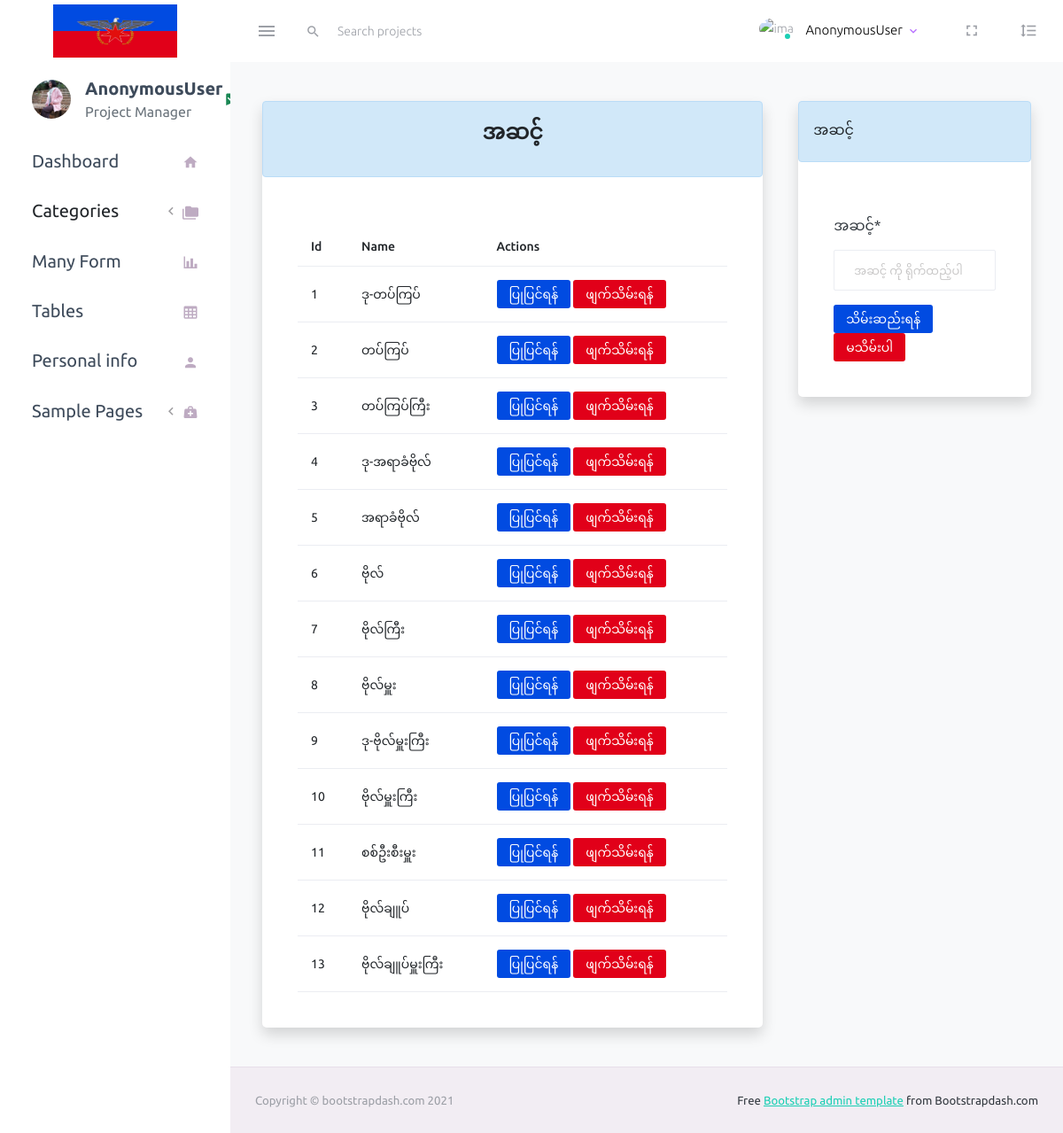
The app's page /rank/create with its own data.
### myapp/models.py (models this page shows, shortened)
class Rank(models.Model):
   name = models.CharField(max_length=50)

### myapp/views.py (the view)
# urls.py: path('rank/create', views.create_rank, name="rank"),
def create_rank(request):
    add = 'add_rank'
    form = RankForm()
    ranks = Rank.objects.all()
    if request.method == 'POST':
        form = RankForm(request.POST)
        if form.is_valid():
            form.save()
            return redirect('rank')
    context = {
        'add':add,
        'form':form,
        'ranks':ranks
    }
    return render(request, 'category/rank.html', context)

### myapp/forms.py
class RankForm(forms.ModelForm):
   class Meta:
      model = Rank
      fields = "__all__"
      labels = {
         'name':'အဆင့်'
      }
      widgets = {
         'name':forms.TextInput(attrs=({'placeholder':'အဆင့် ကို ရိုက်ထည့်ပါ'}))
      }

### templates/category/rank.html (shortened to what this page needs)
{% extends 'layout/master.html' %}
{% load crispy_forms_tags %}
{% block content %}
<div class="row">
     <div class="col col-md-8">
          <div class="card shadow">
            <div class="text-dark alert alert-info">
               <p class=" fs-4 text-center fw-bold">အဆင့်</p>
            </div>
            <div class="card-body">
                <table class="table">
                   <thead>
                      <tr>
                         <th>Id</th>
                         <th>Name</th>
                         <th>Actions</th>
                      </tr>
                   </thead>
                   <tbody>
                      {% for rank in ranks %}
                      <tr>
                         <td>{{ forloop.counter }}</td>
                         <td>{{ rank.name }}</td>
                         <td>
                            <a href="{% url 'rank_change' rank.id %}" class="btn btn-sm text-white" style="background-color: #014be1;">ပြုပြင်ရန်</a>
                            <a href="{% url 'rank_delete' rank.id %}" class="btn btn-sm text-white" type='submit' style="background-color: #e10019;">ဖျက်သိမ်းရန်</a>
                         </td>
                      </tr>
                      {% endfor %}
                   </tbody>
                </table>
             </div>
          </div>
     </div>
{% if add == 'add_rank' %}
<div class="col col-md-4">
     <div class="card shadow">
      <div class="text-dark alert alert-info">
         အဆင့်
        </div>
        <div class="card-body">
           <form action="" method="POST">
              {{form.name|as_crispy_field}}
                 <button type="submit" class="btn btn-sm text-white" style="background-color: #014be1;">သိမ်းဆည်းရန်</button>
                 <button type="reset" class="btn btn-sm text-white" style="background-color: #e10019;">မသိမ်းပါ</button>
           </form>
        </div>
     </div>
</div>
{% endif %}
</div>
{% endblock %}

### records on screen
Rank: name "ဒု-တပ်ကြပ်"
Rank: name "တပ်ကြပ်"
Rank: name "တပ်ကြပ်ကြီး"
Rank: name "ဒု-အရာခံဗိုလ်"
Rank: name "အရာခံဗိုလ်"
Rank: name "ဗိုလ်"
Rank: name "ဗိုလ်ကြီး"
Rank: name "ဗိုလ်မှူး"
Rank: name "ဒု-ဗိုလ်မှူးကြီး"
Rank: name "ဗိုလ်မှူးကြီး"
Rank: name "စစ်ဦးစီးမှူး"
Rank: name "ဗိုလ်ချူပ်"
Rank: name "ဗိုလ်ချူပ်မှူးကြီး"

### other values on screen
{{ request.user }} "AnonymousUser"
